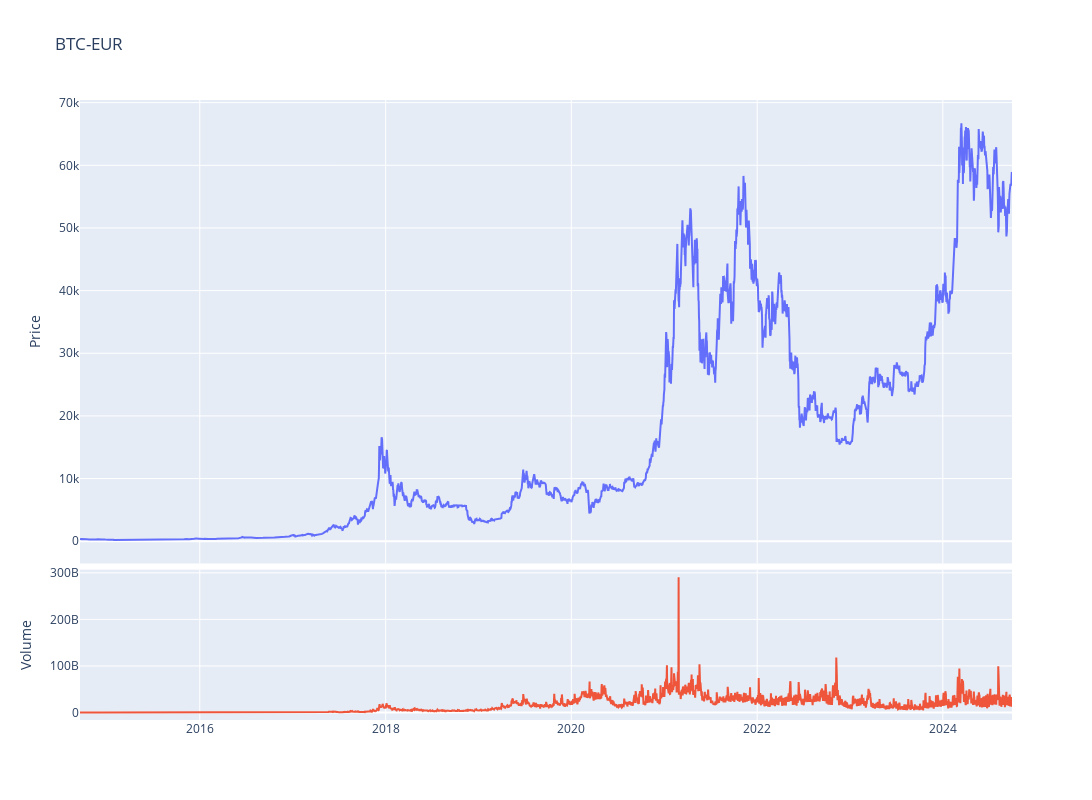

Notebook cell for this chart:
### Code cell
fig = make_subplots(rows=4, cols=1,shared_xaxes=True,vertical_spacing=0.01,specs=[[{'rowspan':3,'colspan':1}],[None],[None],[{'rowspan':1,'colspan':1}]])

# Graph (1,1)
fig.add_trace(go.Scatter(x=stock_ticker.index,y=stock_ticker['Adj Close'],mode="lines",name=f"{ticker}"),row=1, col=1)
# Update xaxis properties
fig.update_yaxes(title_text="Price", row=1, col=1)

# Graph (4,1)
fig.add_trace(go.Scatter(x=stock_ticker.index,y=stock_ticker['Volume'],mode="lines",name='Volume'),row=4, col=1)
fig.update_yaxes(title_text="Volume", row=4, col=1)

fig.update_layout(height=800, width=1300,showlegend=False,title=f"{ticker}")

fig.show()

### Figure 1 — Plotly figure (JSON) as saved in the notebook; plotly's stock layout.template omitted (floating-point values rounded to 4 significant figures; data arrays with more than 128 entries replaced by an {"elided": "..."} marker saying what was removed)
{"data": [{"mode": "lines", "name": "BTC-EUR", "type": "scatter", "x": {"elided": "3666 str values"}, "xaxis": "x", "y": {"elided": "3666 float values"}, "yaxis": "y"}, {"mode": "lines", "name": "Volume", "type": "scatter", "x": {"elided": "3666 str values"}, "xaxis": "x2", "y": {"elided": "3666 int values"}, "yaxis": "y2"}], "layout": {"height": 800, "showlegend": false, "title": {"text": "BTC-EUR"}, "width": 1300, "xaxis": {"anchor": "y", "domain": [0, 1], "matches": "x2", "showticklabels": false}, "xaxis2": {"anchor": "y2", "domain": [0, 1]}, "yaxis": {"anchor": "x", "domain": [0.2525, 1], "title": {"text": "Price"}}, "yaxis2": {"anchor": "x2", "domain": [0, 0.2425], "title": {"text": "Volume"}}}}
